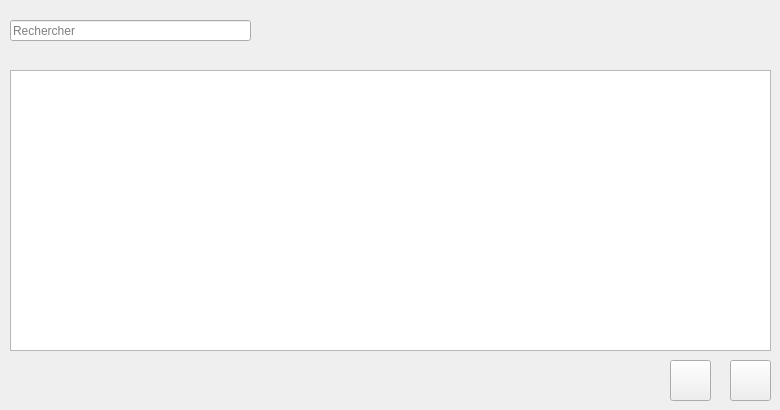
      <widget class="QWidget" name="tab_11">
       <attribute name="title">
        <string>Dashboard</string>
       </attribute>
       <widget class="QPushButton" name="pushButton_9">
        <property name="geometry">
         <rect>
          <x>670</x>
          <y>360</y>
          <width>41</width>
          <height>41</height>
         </rect>
        </property>
        <property name="styleSheet">
         <string notr="true">border-image: url(:/Images/modify.png);</string>
        </property>
        <property name="text">
         <string/>
        </property>
       </widget>
       <widget class="QPushButton" name="supp_liv">
        <property name="geometry">
         <rect>
          <x>730</x>
          <y>360</y>
          <width>41</width>
          <height>41</height>
         </rect>
        </property>
        <property name="styleSheet">
         <string notr="true">border-image: url(:/Images/delete.png);</string>
        </property>
        <property name="text">
         <string/>
        </property>
       </widget>
       <widget class="QTableView" name="tableView_4">
        <property name="geometry">
         <rect>
          <x>10</x>
          <y>70</y>
          <width>761</width>
          <height>281</height>
         </rect>
        </property>
       </widget>
       <widget class="QLineEdit" name="recherche_4">
        <property name="geometry">
         <rect>
          <x>10</x>
          <y>20</y>
          <width>241</width>
          <height>21</height>
         </rect>
        </property>
        <property name="text">
         <string/>
        </property>
        <property name="placeholderText">
         <string>Rechercher</string>
        </property>
       </widget>
       <widget class="QLabel" name="label_25">
        <property name="geometry">
         <rect>
          <x>260</x>
          <y>20</y>
          <width>31</width>
          <height>21</height>
         </rect>
        </property>
        <property name="styleSheet">
         <string notr="true">border-image: url(:/Images/search.png);</string>
        </property>
        <property name="text">
         <string/>
        </property>
       </widget>
       <widget class="QLabel" name="label_29">
        <property name="geometry">
         <rect>
          <x>330</x>
          <y>-20</y>
          <width>121</width>
          <height>111</height>
         </rect>
        </property>
        <property name="styleSheet">
         <string notr="true">border-image: url(:/Images/avatar.png);</string>
        </property>
        <property name="text">
         <string/>
        </property>
       </widget>
      </widget>
